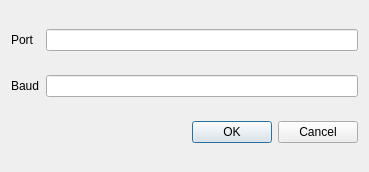
<?xml version="1.0" encoding="UTF-8"?>
<ui version="4.0">
 <class>Dialog</class>
 <widget class="QDialog" name="Dialog">
  <property name="geometry">
   <rect>
    <x>0</x>
    <y>0</y>
    <width>369</width>
    <height>172</height>
   </rect>
  </property>
  <property name="windowTitle">
   <string>Set Port</string>
  </property>
  <layout class="QGridLayout" name="gridLayout">
   <item row="3" column="1">
    <widget class="QDialogButtonBox" name="buttonBox">
     <property name="orientation">
      <enum>Qt::Horizontal</enum>
     </property>
     <property name="standardButtons">
      <set>QDialogButtonBox::Cancel|QDialogButtonBox::Ok</set>
     </property>
    </widget>
   </item>
   <item row="0" column="1">
    <widget class="QLineEdit" name="port_name"/>
   </item>
   <item row="0" column="0">
    <widget class="QLabel" name="label">
     <property name="text">
      <string>Port</string>
     </property>
    </widget>
   </item>
   <item row="1" column="1">
    <widget class="QLineEdit" name="baud_rate"/>
   </item>
   <item row="1" column="0">
    <widget class="QLabel" name="label_2">
     <property name="text">
      <string>Baud</string>
     </property>
    </widget>
   </item>
  </layout>
 </widget>
 <resources/>
 <connections>
  <connection>
   <sender>buttonBox</sender>
   <signal>accepted()</signal>
   <receiver>Dialog</receiver>
   <slot>accept()</slot>
   <hints>
    <hint type="sourcelabel">
     <x>199</x>
     <y>129</y>
    </hint>
    <hint type="destinationlabel">
     <x>184</x>
     <y>85</y>
    </hint>
   </hints>
  </connection>
  <connection>
   <sender>buttonBox</sender>
   <signal>rejected()</signal>
   <receiver>Dialog</receiver>
   <slot>reject()</slot>
   <hints>
    <hint type="sourcelabel">
     <x>199</x>
     <y>129</y>
    </hint>
    <hint type="destinationlabel">
     <x>184</x>
     <y>85</y>
    </hint>
   </hints>
  </connection>
 </connections>
</ui>
